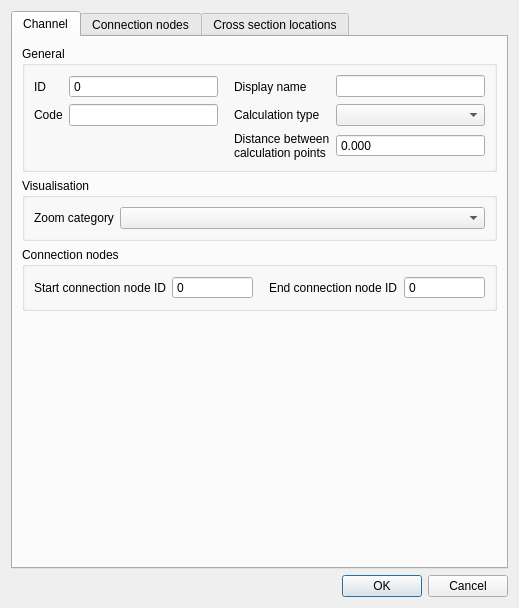
<?xml version="1.0" encoding="UTF-8"?>
<ui version="4.0">
 <class>Dialog</class>
 <widget class="QDialog" name="Dialog">
  <property name="geometry">
   <rect>
    <x>0</x>
    <y>0</y>
    <width>519</width>
    <height>608</height>
   </rect>
  </property>
  <property name="windowTitle">
   <string>Dialog</string>
  </property>
  <layout class="QGridLayout" name="gridLayout">
   <item row="1" column="0">
    <widget class="QDialogButtonBox" name="buttonBox">
     <property name="standardButtons">
      <set>QDialogButtonBox::Cancel|QDialogButtonBox::Ok</set>
     </property>
    </widget>
   </item>
   <item row="0" column="0">
    <widget class="QTabWidget" name="tabWidget">
     <property name="locale">
      <locale language="English" country="UnitedStates"/>
     </property>
     <property name="inputMethodHints">
      <set>Qt::ImhNone</set>
     </property>
     <property name="currentIndex">
      <number>0</number>
     </property>
     <widget class="QWidget" name="tab">
      <attribute name="title">
       <string>Channel</string>
      </attribute>
      <layout class="QGridLayout" name="gridLayout_18">
       <item row="3" column="0">
        <spacer name="verticalSpacer_3">
         <property name="orientation">
          <enum>Qt::Vertical</enum>
         </property>
         <property name="sizeHint" stdset="0">
          <size>
           <width>20</width>
           <height>40</height>
          </size>
         </property>
        </spacer>
       </item>
       <item row="1" column="0">
        <widget class="QGroupBox" name="grp_visualisation">
         <property name="locale">
          <locale language="English" country="UnitedStates"/>
         </property>
         <property name="inputMethodHints">
          <set>Qt::ImhNone</set>
         </property>
         <property name="title">
          <string>Visualisation</string>
         </property>
         <layout class="QGridLayout" name="gridLayout_5">
          <item row="0" column="1">
           <widget class="QComboBox" name="zoom_category">
            <property name="sizePolicy">
             <sizepolicy hsizetype="Expanding" vsizetype="Fixed">
              <horstretch>0</horstretch>
              <verstretch>0</verstretch>
             </sizepolicy>
            </property>
            <property name="locale">
             <locale language="English" country="UnitedStates"/>
            </property>
            <property name="inputMethodHints">
             <set>Qt::ImhNone</set>
            </property>
           </widget>
          </item>
          <item row="0" column="0">
           <widget class="QLabel" name="label_16">
            <property name="locale">
             <locale language="English" country="UnitedStates"/>
            </property>
            <property name="inputMethodHints">
             <set>Qt::ImhNone</set>
            </property>
            <property name="text">
             <string>Zoom category</string>
            </property>
            <property name="alignment">
             <set>Qt::AlignLeading|Qt::AlignLeft|Qt::AlignVCenter</set>
            </property>
            <property name="indent">
             <number>-1</number>
            </property>
           </widget>
          </item>
         </layout>
        </widget>
       </item>
       <item row="2" column="0">
        <widget class="QGroupBox" name="grp_conn_node">
         <property name="locale">
          <locale language="English" country="UnitedStates"/>
         </property>
         <property name="inputMethodHints">
          <set>Qt::ImhNone</set>
         </property>
         <property name="title">
          <string>Connection nodes</string>
         </property>
         <layout class="QGridLayout" name="gridLayout_6">
          <item row="0" column="1">
           <widget class="QSpinBox" name="connection_node_start_id">
            <property name="sizePolicy">
             <sizepolicy hsizetype="Expanding" vsizetype="Fixed">
              <horstretch>0</horstretch>
              <verstretch>0</verstretch>
             </sizepolicy>
            </property>
            <property name="locale">
             <locale language="English" country="UnitedStates"/>
            </property>
            <property name="inputMethodHints">
             <set>Qt::ImhNone</set>
            </property>
            <property name="readOnly">
             <bool>true</bool>
            </property>
            <property name="buttonSymbols">
             <enum>QAbstractSpinBox::NoButtons</enum>
            </property>
            <property name="maximum">
             <number>999999999</number>
            </property>
            <property name="clearValue" stdset="0">
             <bool>true</bool>
            </property>
            <property name="expressionsEnabled" stdset="0">
             <bool>false</bool>
            </property>
           </widget>
          </item>
          <item row="0" column="0">
           <widget class="QLabel" name="label_18">
            <property name="locale">
             <locale language="English" country="UnitedStates"/>
            </property>
            <property name="inputMethodHints">
             <set>Qt::ImhNone</set>
            </property>
            <property name="text">
             <string>Start connection node ID</string>
            </property>
            <property name="alignment">
             <set>Qt::AlignLeading|Qt::AlignLeft|Qt::AlignVCenter</set>
            </property>
           </widget>
          </item>
          <item row="0" column="3">
           <widget class="QSpinBox" name="connection_node_end_id">
            <property name="sizePolicy">
             <sizepolicy hsizetype="Expanding" vsizetype="Fixed">
              <horstretch>0</horstretch>
              <verstretch>0</verstretch>
             </sizepolicy>
            </property>
            <property name="locale">
             <locale language="English" country="UnitedStates"/>
            </property>
            <property name="inputMethodHints">
             <set>Qt::ImhNone</set>
            </property>
            <property name="readOnly">
             <bool>true</bool>
            </property>
            <property name="buttonSymbols">
             <enum>QAbstractSpinBox::NoButtons</enum>
            </property>
            <property name="maximum">
             <number>999999999</number>
            </property>
            <property name="clearValue" stdset="0">
             <bool>true</bool>
            </property>
            <property name="expressionsEnabled" stdset="0">
             <bool>false</bool>
            </property>
           </widget>
          </item>
          <item row="0" column="2">
           <widget class="QLabel" name="label_19">
            <property name="locale">
             <locale language="English" country="UnitedStates"/>
            </property>
            <property name="inputMethodHints">
             <set>Qt::ImhNone</set>
            </property>
            <property name="text">
             <string>End connection node ID</string>
            </property>
            <property name="alignment">
             <set>Qt::AlignLeading|Qt::AlignLeft|Qt::AlignVCenter</set>
            </property>
            <property name="indent">
             <number>10</number>
            </property>
           </widget>
          </item>
         </layout>
        </widget>
       </item>
       <item row="0" column="0">
        <widget class="QGroupBox" name="grp_general">
         <property name="locale">
          <locale language="English" country="UnitedStates"/>
         </property>
         <property name="inputMethodHints">
          <set>Qt::ImhNone</set>
         </property>
         <property name="title">
          <string>General</string>
         </property>
         <layout class="QGridLayout" name="gridLayout_2">
          <item row="0" column="4">
           <widget class="QLineEdit" name="display_name">
            <property name="sizePolicy">
             <sizepolicy hsizetype="Expanding" vsizetype="Fixed">
              <horstretch>0</horstretch>
              <verstretch>0</verstretch>
             </sizepolicy>
            </property>
            <property name="locale">
             <locale language="English" country="UnitedStates"/>
            </property>
            <property name="inputMethodHints">
             <set>Qt::ImhNone</set>
            </property>
            <property name="clearButtonEnabled">
             <bool>true</bool>
            </property>
           </widget>
          </item>
          <item row="0" column="0">
           <widget class="QLabel" name="label">
            <property name="locale">
             <locale language="English" country="UnitedStates"/>
            </property>
            <property name="inputMethodHints">
             <set>Qt::ImhNone</set>
            </property>
            <property name="text">
             <string>ID</string>
            </property>
            <property name="alignment">
             <set>Qt::AlignLeading|Qt::AlignLeft|Qt::AlignVCenter</set>
            </property>
           </widget>
          </item>
          <item row="3" column="0">
           <widget class="QLabel" name="label_3">
            <property name="locale">
             <locale language="English" country="UnitedStates"/>
            </property>
            <property name="inputMethodHints">
             <set>Qt::ImhNone</set>
            </property>
            <property name="text">
             <string>Code</string>
            </property>
            <property name="alignment">
             <set>Qt::AlignLeading|Qt::AlignLeft|Qt::AlignVCenter</set>
            </property>
           </widget>
          </item>
          <item row="3" column="3">
           <widget class="QLabel" name="label_4">
            <property name="locale">
             <locale language="English" country="UnitedStates"/>
            </property>
            <property name="inputMethodHints">
             <set>Qt::ImhNone</set>
            </property>
            <property name="text">
             <string>Calculation type</string>
            </property>
            <property name="alignment">
             <set>Qt::AlignLeading|Qt::AlignLeft|Qt::AlignVCenter</set>
            </property>
            <property name="indent">
             <number>10</number>
            </property>
           </widget>
          </item>
          <item row="3" column="4">
           <widget class="QComboBox" name="calculation_type">
            <property name="sizePolicy">
             <sizepolicy hsizetype="Expanding" vsizetype="Fixed">
              <horstretch>0</horstretch>
              <verstretch>0</verstretch>
             </sizepolicy>
            </property>
            <property name="locale">
             <locale language="English" country="UnitedStates"/>
            </property>
            <property name="inputMethodHints">
             <set>Qt::ImhNone</set>
            </property>
           </widget>
          </item>
          <item row="0" column="3">
           <widget class="QLabel" name="label_2">
            <property name="locale">
             <locale language="English" country="UnitedStates"/>
            </property>
            <property name="inputMethodHints">
             <set>Qt::ImhNone</set>
            </property>
            <property name="text">
             <string>Display name</string>
            </property>
            <property name="alignment">
             <set>Qt::AlignLeading|Qt::AlignLeft|Qt::AlignVCenter</set>
            </property>
            <property name="indent">
             <number>10</number>
            </property>
           </widget>
          </item>
          <item row="3" column="2">
           <widget class="QLineEdit" name="code">
            <property name="sizePolicy">
             <sizepolicy hsizetype="Expanding" vsizetype="Fixed">
              <horstretch>0</horstretch>
              <verstretch>0</verstretch>
             </sizepolicy>
            </property>
            <property name="locale">
             <locale language="English" country="UnitedStates"/>
            </property>
            <property name="inputMethodHints">
             <set>Qt::ImhNone</set>
            </property>
            <property name="clearButtonEnabled">
             <bool>true</bool>
            </property>
           </widget>
          </item>
          <item row="0" column="2">
           <widget class="QSpinBox" name="id">
            <property name="locale">
             <locale language="English" country="UnitedStates"/>
            </property>
            <property name="inputMethodHints">
             <set>Qt::ImhNone</set>
            </property>
            <property name="readOnly">
             <bool>true</bool>
            </property>
            <property name="buttonSymbols">
             <enum>QAbstractSpinBox::NoButtons</enum>
            </property>
            <property name="maximum">
             <number>99999999</number>
            </property>
            <property name="showClearButton" stdset="0">
             <bool>true</bool>
            </property>
            <property name="clearValue" stdset="0">
             <bool>true</bool>
            </property>
            <property name="expressionsEnabled" stdset="0">
             <bool>false</bool>
            </property>
           </widget>
          </item>
          <item row="4" column="3">
           <widget class="QLabel" name="label_51">
            <property name="text">
             <string>Distance between calculation points</string>
            </property>
            <property name="wordWrap">
             <bool>true</bool>
            </property>
            <property name="indent">
             <number>10</number>
            </property>
           </widget>
          </item>
          <item row="4" column="4">
           <widget class="QDoubleSpinBox" name="dist_calc_points">
            <property name="sizePolicy">
             <sizepolicy hsizetype="Expanding" vsizetype="Fixed">
              <horstretch>0</horstretch>
              <verstretch>0</verstretch>
             </sizepolicy>
            </property>
            <property name="locale">
             <locale language="English" country="UnitedStates"/>
            </property>
            <property name="inputMethodHints">
             <set>Qt::ImhNone</set>
            </property>
            <property name="buttonSymbols">
             <enum>QAbstractSpinBox::NoButtons</enum>
            </property>
            <property name="decimals">
             <number>3</number>
            </property>
            <property name="minimum">
             <double>-9999999999.000000000000000</double>
            </property>
            <property name="maximum">
             <double>9999999999.000000000000000</double>
            </property>
            <property name="showClearButton" stdset="0">
             <bool>true</bool>
            </property>
            <property name="clearValue" stdset="0">
             <bool>true</bool>
            </property>
            <property name="expressionsEnabled" stdset="0">
             <bool>true</bool>
            </property>
           </widget>
          </item>
         </layout>
        </widget>
       </item>
      </layout>
     </widget>
     <widget class="QWidget" name="tab_3">
      <attribute name="title">
       <string>Connection nodes</string>
      </attribute>
      <layout class="QGridLayout" name="gridLayout_20">
       <item row="2" column="0">
        <spacer name="verticalSpacer">
         <property name="orientation">
          <enum>Qt::Vertical</enum>
         </property>
         <property name="sizeHint" stdset="0">
          <size>
           <width>20</width>
           <height>40</height>
          </size>
         </property>
        </spacer>
       </item>
       <item row="0" column="0">
        <widget class="QGroupBox" name="grp_conn_node_1">
         <property name="enabled">
          <bool>true</bool>
         </property>
         <property name="title">
          <string>Starting connection node</string>
         </property>
         <layout class="QGridLayout" name="gridLayout_12">
          <item row="0" column="2">
           <widget class="QLabel" name="label_35">
            <property name="text">
             <string>Node initial water level</string>
            </property>
            <property name="alignment">
             <set>Qt::AlignLeading|Qt::AlignLeft|Qt::AlignVCenter</set>
            </property>
            <property name="indent">
             <number>10</number>
            </property>
           </widget>
          </item>
          <item row="0" column="0">
           <widget class="QLabel" name="label_36">
            <property name="text">
             <string>Connection node ID</string>
            </property>
            <property name="alignment">
             <set>Qt::AlignLeading|Qt::AlignLeft|Qt::AlignVCenter</set>
            </property>
           </widget>
          </item>
          <item row="1" column="0">
           <widget class="QLabel" name="label_37">
            <property name="text">
             <string>Node code</string>
            </property>
            <property name="alignment">
             <set>Qt::AlignLeading|Qt::AlignLeft|Qt::AlignVCenter</set>
            </property>
           </widget>
          </item>
          <item row="1" column="1">
           <widget class="QLineEdit" name="connection_node_1_code">
            <property name="sizePolicy">
             <sizepolicy hsizetype="Expanding" vsizetype="Fixed">
              <horstretch>0</horstretch>
              <verstretch>0</verstretch>
             </sizepolicy>
            </property>
            <property name="clearButtonEnabled">
             <bool>true</bool>
            </property>
           </widget>
          </item>
          <item row="1" column="2">
           <widget class="QLabel" name="label_38">
            <property name="text">
             <string>Node storage area</string>
            </property>
            <property name="alignment">
             <set>Qt::AlignLeading|Qt::AlignLeft|Qt::AlignVCenter</set>
            </property>
            <property name="indent">
             <number>10</number>
            </property>
           </widget>
          </item>
          <item row="0" column="1">
           <widget class="QSpinBox" name="connection_node_1_id">
            <property name="sizePolicy">
             <sizepolicy hsizetype="Expanding" vsizetype="Fixed">
              <horstretch>0</horstretch>
              <verstretch>0</verstretch>
             </sizepolicy>
            </property>
            <property name="readOnly">
             <bool>true</bool>
            </property>
            <property name="buttonSymbols">
             <enum>QAbstractSpinBox::NoButtons</enum>
            </property>
            <property name="maximum">
             <number>999999999</number>
            </property>
            <property name="clearValue" stdset="0">
             <bool>true</bool>
            </property>
            <property name="expressionsEnabled" stdset="0">
             <bool>false</bool>
            </property>
           </widget>
          </item>
          <item row="0" column="3">
           <widget class="QDoubleSpinBox" name="connection_node_1_initial_waterlevel">
            <property name="sizePolicy">
             <sizepolicy hsizetype="Expanding" vsizetype="Fixed">
              <horstretch>0</horstretch>
              <verstretch>0</verstretch>
             </sizepolicy>
            </property>
            <property name="buttonSymbols">
             <enum>QAbstractSpinBox::NoButtons</enum>
            </property>
            <property name="decimals">
             <number>3</number>
            </property>
            <property name="minimum">
             <double>-1000.000000000000000</double>
            </property>
            <property name="maximum">
             <double>1000000.000000000000000</double>
            </property>
            <property name="showClearButton" stdset="0">
             <bool>true</bool>
            </property>
            <property name="clearValue" stdset="0">
             <bool>true</bool>
            </property>
            <property name="expressionsEnabled" stdset="0">
             <bool>true</bool>
            </property>
           </widget>
          </item>
          <item row="1" column="3">
           <widget class="QDoubleSpinBox" name="connection_node_1_storage_area">
            <property name="sizePolicy">
             <sizepolicy hsizetype="Expanding" vsizetype="Fixed">
              <horstretch>0</horstretch>
              <verstretch>0</verstretch>
             </sizepolicy>
            </property>
            <property name="buttonSymbols">
             <enum>QAbstractSpinBox::NoButtons</enum>
            </property>
            <property name="decimals">
             <number>3</number>
            </property>
            <property name="maximum">
             <double>999999999.000000000000000</double>
            </property>
            <property name="clearValue" stdset="0">
             <bool>true</bool>
            </property>
           </widget>
          </item>
         </layout>
        </widget>
       </item>
       <item row="1" column="0">
        <widget class="QGroupBox" name="grp_conn_node_2">
         <property name="enabled">
          <bool>true</bool>
         </property>
         <property name="title">
          <string>Ending connection node</string>
         </property>
         <layout class="QGridLayout" name="gridLayout_17">
          <item row="0" column="2">
           <widget class="QLabel" name="label_52">
            <property name="text">
             <string>Node initial water level</string>
            </property>
            <property name="alignment">
             <set>Qt::AlignLeading|Qt::AlignLeft|Qt::AlignVCenter</set>
            </property>
            <property name="indent">
             <number>10</number>
            </property>
           </widget>
          </item>
          <item row="0" column="0">
           <widget class="QLabel" name="label_53">
            <property name="text">
             <string>Connection node ID</string>
            </property>
            <property name="alignment">
             <set>Qt::AlignLeading|Qt::AlignLeft|Qt::AlignVCenter</set>
            </property>
           </widget>
          </item>
          <item row="1" column="0">
           <widget class="QLabel" name="label_54">
            <property name="text">
             <string>Node code</string>
            </property>
            <property name="alignment">
             <set>Qt::AlignLeading|Qt::AlignLeft|Qt::AlignVCenter</set>
            </property>
           </widget>
          </item>
          <item row="1" column="1">
           <widget class="QLineEdit" name="connection_node_2_code">
            <property name="sizePolicy">
             <sizepolicy hsizetype="Expanding" vsizetype="Fixed">
              <horstretch>0</horstretch>
              <verstretch>0</verstretch>
             </sizepolicy>
            </property>
            <property name="clearButtonEnabled">
             <bool>true</bool>
            </property>
           </widget>
          </item>
          <item row="1" column="2">
           <widget class="QLabel" name="label_55">
            <property name="text">
             <string>Node storage area</string>
            </property>
            <property name="alignment">
             <set>Qt::AlignLeading|Qt::AlignLeft|Qt::AlignVCenter</set>
            </property>
            <property name="indent">
             <number>10</number>
            </property>
           </widget>
          </item>
          <item row="0" column="1">
           <widget class="QSpinBox" name="connection_node_2_id">
            <property name="sizePolicy">
             <sizepolicy hsizetype="Expanding" vsizetype="Fixed">
              <horstretch>0</horstretch>
              <verstretch>0</verstretch>
             </sizepolicy>
            </property>
            <property name="readOnly">
             <bool>true</bool>
            </property>
            <property name="buttonSymbols">
             <enum>QAbstractSpinBox::NoButtons</enum>
            </property>
            <property name="maximum">
             <number>999999999</number>
            </property>
            <property name="clearValue" stdset="0">
             <bool>true</bool>
            </property>
            <property name="expressionsEnabled" stdset="0">
             <bool>false</bool>
            </property>
           </widget>
          </item>
          <item row="0" column="3">
           <widget class="QDoubleSpinBox" name="connection_node_2_initial_waterlevel">
            <property name="sizePolicy">
             <sizepolicy hsizetype="Expanding" vsizetype="Fixed">
              <horstretch>0</horstretch>
              <verstretch>0</verstretch>
             </sizepolicy>
            </property>
            <property name="buttonSymbols">
             <enum>QAbstractSpinBox::NoButtons</enum>
            </property>
            <property name="decimals">
             <number>3</number>
            </property>
            <property name="minimum">
             <double>-1000.000000000000000</double>
            </property>
            <property name="maximum">
             <double>1000000.000000000000000</double>
            </property>
            <property name="showClearButton" stdset="0">
             <bool>true</bool>
            </property>
            <property name="clearValue" stdset="0">
             <bool>true</bool>
            </property>
            <property name="expressionsEnabled" stdset="0">
             <bool>true</bool>
            </property>
           </widget>
          </item>
          <item row="1" column="3">
           <widget class="QDoubleSpinBox" name="connection_node_2_storage_area">
            <property name="sizePolicy">
             <sizepolicy hsizetype="Expanding" vsizetype="Fixed">
              <horstretch>0</horstretch>
              <verstretch>0</verstretch>
             </sizepolicy>
            </property>
            <property name="buttonSymbols">
             <enum>QAbstractSpinBox::NoButtons</enum>
            </property>
            <property name="decimals">
             <number>3</number>
            </property>
            <property name="maximum">
             <double>999999999.000000000000000</double>
            </property>
            <property name="clearValue" stdset="0">
             <bool>true</bool>
            </property>
           </widget>
          </item>
         </layout>
        </widget>
       </item>
      </layout>
     </widget>
     <widget class="QWidget" name="tab_2">
      <attribute name="title">
       <string>Cross section locations</string>
      </attribute>
      <layout class="QGridLayout" name="gridLayout_19">
       <item row="4" column="0">
        <spacer name="verticalSpacer_2">
         <property name="orientation">
          <enum>Qt::Vertical</enum>
         </property>
         <property name="sizeHint" stdset="0">
          <size>
           <width>20</width>
           <height>40</height>
          </size>
         </property>
        </spacer>
       </item>
       <item row="0" column="0">
        <layout class="QGridLayout" name="gridLayout_7">
         <property name="bottomMargin">
          <number>0</number>
         </property>
         <item row="0" column="1">
          <widget class="QComboBox" name="channel_cross_sections"/>
         </item>
         <item row="0" column="0">
          <widget class="QLabel" name="label_12">
           <property name="text">
            <string>Channel cross section locations</string>
           </property>
          </widget>
         </item>
        </layout>
       </item>
       <item row="2" column="0">
        <widget class="QGroupBox" name="grp_general_cross_section">
         <property name="enabled">
          <bool>true</bool>
         </property>
         <property name="title">
          <string>General</string>
         </property>
         <layout class="QGridLayout" name="gridLayout_9">
          <item row="2" column="0">
           <widget class="QLabel" name="label_6">
            <property name="locale">
             <locale language="English" country="UnitedStates"/>
            </property>
            <property name="text">
             <string>Reference level</string>
            </property>
            <property name="alignment">
             <set>Qt::AlignLeading|Qt::AlignLeft|Qt::AlignVCenter</set>
            </property>
           </widget>
          </item>
          <item row="2" column="2">
           <widget class="QLabel" name="label_10">
            <property name="locale">
             <locale language="English" country="UnitedStates"/>
            </property>
            <property name="inputMethodHints">
             <set>Qt::ImhNone</set>
            </property>
            <property name="text">
             <string>Friction value</string>
            </property>
            <property name="alignment">
             <set>Qt::AlignLeading|Qt::AlignLeft|Qt::AlignVCenter</set>
            </property>
            <property name="indent">
             <number>10</number>
            </property>
           </widget>
          </item>
          <item row="2" column="3">
           <widget class="QDoubleSpinBox" name="cross_section_friction_value">
            <property name="sizePolicy">
             <sizepolicy hsizetype="Expanding" vsizetype="Fixed">
              <horstretch>0</horstretch>
              <verstretch>0</verstretch>
             </sizepolicy>
            </property>
            <property name="locale">
             <locale language="English" country="UnitedStates"/>
            </property>
            <property name="inputMethodHints">
             <set>Qt::ImhNone</set>
            </property>
            <property name="buttonSymbols">
             <enum>QAbstractSpinBox::NoButtons</enum>
            </property>
            <property name="decimals">
             <number>4</number>
            </property>
            <property name="maximum">
             <double>1000000.000000000000000</double>
            </property>
            <property name="showClearButton" stdset="0">
             <bool>true</bool>
            </property>
            <property name="clearValue" stdset="0">
             <bool>true</bool>
            </property>
            <property name="expressionsEnabled" stdset="0">
             <bool>true</bool>
            </property>
           </widget>
          </item>
          <item row="1" column="2">
           <widget class="QLabel" name="label_11">
            <property name="locale">
             <locale language="English" country="UnitedStates"/>
            </property>
            <property name="inputMethodHints">
             <set>Qt::ImhNone</set>
            </property>
            <property name="text">
             <string>Friction type</string>
            </property>
            <property name="alignment">
             <set>Qt::AlignLeading|Qt::AlignLeft|Qt::AlignVCenter</set>
            </property>
            <property name="indent">
             <number>10</number>
            </property>
           </widget>
          </item>
          <item row="1" column="3">
           <widget class="QComboBox" name="cross_section_friction_type">
            <property name="sizePolicy">
             <sizepolicy hsizetype="Expanding" vsizetype="Fixed">
              <horstretch>0</horstretch>
              <verstretch>0</verstretch>
             </sizepolicy>
            </property>
            <property name="locale">
             <locale language="English" country="UnitedStates"/>
            </property>
            <property name="inputMethodHints">
             <set>Qt::ImhNone</set>
            </property>
           </widget>
          </item>
          <item row="0" column="1">
           <widget class="QSpinBox" name="cross_section_id">
            <property name="readOnly">
             <bool>true</bool>
            </property>
            <property name="buttonSymbols">
             <enum>QAbstractSpinBox::NoButtons</enum>
            </property>
            <property name="maximum">
             <number>99999999</number>
            </property>
            <property name="showClearButton" stdset="0">
             <bool>true</bool>
            </property>
            <property name="clearValue" stdset="0">
             <bool>true</bool>
            </property>
            <property name="expressionsEnabled" stdset="0">
             <bool>false</bool>
            </property>
           </widget>
          </item>
          <item row="1" column="0">
           <widget class="QLabel" name="label_25">
            <property name="text">
             <string>Code</string>
            </property>
            <property name="alignment">
             <set>Qt::AlignLeading|Qt::AlignLeft|Qt::AlignVCenter</set>
            </property>
           </widget>
          </item>
          <item row="0" column="2">
           <widget class="QLabel" name="label_23">
            <property name="text">
             <string>Display name</string>
            </property>
            <property name="alignment">
             <set>Qt::AlignLeading|Qt::AlignLeft|Qt::AlignVCenter</set>
            </property>
            <property name="indent">
             <number>10</number>
            </property>
           </widget>
          </item>
          <item row="0" column="0">
           <widget class="QLabel" name="label_24">
            <property name="text">
             <string>ID</string>
            </property>
            <property name="alignment">
             <set>Qt::AlignLeading|Qt::AlignLeft|Qt::AlignVCenter</set>
            </property>
           </widget>
          </item>
          <item row="1" column="1">
           <widget class="QLineEdit" name="cross_section_code">
            <property name="sizePolicy">
             <sizepolicy hsizetype="Expanding" vsizetype="Fixed">
              <horstretch>0</horstretch>
              <verstretch>0</verstretch>
             </sizepolicy>
            </property>
            <property name="clearButtonEnabled">
             <bool>true</bool>
            </property>
           </widget>
          </item>
          <item row="2" column="1">
           <widget class="QDoubleSpinBox" name="cross_section_reference_level">
            <property name="sizePolicy">
             <sizepolicy hsizetype="Expanding" vsizetype="Fixed">
              <horstretch>0</horstretch>
              <verstretch>0</verstretch>
             </sizepolicy>
            </property>
            <property name="locale">
             <locale language="English" country="UnitedStates"/>
            </property>
            <property name="buttonSymbols">
             <enum>QAbstractSpinBox::NoButtons</enum>
            </property>
            <property name="decimals">
             <number>3</number>
            </property>
            <property name="maximum">
             <double>1000000.000000000000000</double>
            </property>
            <property name="showClearButton" stdset="0">
             <bool>true</bool>
            </property>
            <property name="clearValue" stdset="0">
             <bool>true</bool>
            </property>
            <property name="expressionsEnabled" stdset="0">
             <bool>true</bool>
            </property>
           </widget>
          </item>
          <item row="0" column="3">
           <widget class="QLineEdit" name="cross_section_display_name">
            <property name="sizePolicy">
             <sizepolicy hsizetype="Expanding" vsizetype="Fixed">
              <horstretch>0</horstretch>
              <verstretch>0</verstretch>
             </sizepolicy>
            </property>
            <property name="clearButtonEnabled">
             <bool>true</bool>
            </property>
           </widget>
          </item>
          <item row="3" column="0">
           <widget class="QLabel" name="label_9">
            <property name="locale">
             <locale language="English" country="UnitedStates"/>
            </property>
            <property name="text">
             <string>Bank level</string>
            </property>
            <property name="textFormat">
             <enum>Qt::PlainText</enum>
            </property>
            <property name="alignment">
             <set>Qt::AlignLeading|Qt::AlignLeft|Qt::AlignVCenter</set>
            </property>
            <property name="wordWrap">
             <bool>true</bool>
            </property>
            <property name="indent">
             <number>-1</number>
            </property>
           </widget>
          </item>
          <item row="3" column="1">
           <widget class="QDoubleSpinBox" name="cross_section_bank_level">
            <property name="sizePolicy">
             <sizepolicy hsizetype="Expanding" vsizetype="Fixed">
              <horstretch>0</horstretch>
              <verstretch>0</verstretch>
             </sizepolicy>
            </property>
            <property name="locale">
             <locale language="English" country="UnitedStates"/>
            </property>
            <property name="buttonSymbols">
             <enum>QAbstractSpinBox::NoButtons</enum>
            </property>
            <property name="decimals">
             <number>3</number>
            </property>
            <property name="maximum">
             <double>1000000.000000000000000</double>
            </property>
            <property name="showClearButton" stdset="0">
             <bool>true</bool>
            </property>
            <property name="clearValue" stdset="0">
             <bool>true</bool>
            </property>
            <property name="expressionsEnabled" stdset="0">
             <bool>true</bool>
            </property>
           </widget>
          </item>
         </layout>
        </widget>
       </item>
       <item row="3" column="0">
        <widget class="QGroupBox" name="grp_characteristics_def">
         <property name="locale">
          <locale language="English" country="UnitedStates"/>
         </property>
         <property name="inputMethodHints">
          <set>Qt::ImhNone</set>
         </property>
         <property name="title">
          <string>Cross section definition</string>
         </property>
         <layout class="QGridLayout" name="gridLayout_3">
          <item row="3" column="3">
           <widget class="QDoubleSpinBox" name="cross_section_height">
            <property name="sizePolicy">
             <sizepolicy hsizetype="Expanding" vsizetype="Fixed">
              <horstretch>0</horstretch>
              <verstretch>0</verstretch>
             </sizepolicy>
            </property>
            <property name="buttonSymbols">
             <enum>QAbstractSpinBox::NoButtons</enum>
            </property>
            <property name="decimals">
             <number>3</number>
            </property>
            <property name="maximum">
             <double>1000000.000000000000000</double>
            </property>
           </widget>
          </item>
          <item row="1" column="0">
           <widget class="QLabel" name="label_5">
            <property name="locale">
             <locale language="English" country="UnitedStates"/>
            </property>
            <property name="inputMethodHints">
             <set>Qt::ImhNone</set>
            </property>
            <property name="text">
             <string>Shape</string>
            </property>
            <property name="alignment">
             <set>Qt::AlignLeading|Qt::AlignLeft|Qt::AlignVCenter</set>
            </property>
           </widget>
          </item>
          <item row="4" column="1" colspan="3">
           <widget class="QPlainTextEdit" name="cross_section_table"/>
          </item>
          <item row="3" column="0">
           <widget class="QLabel" name="label_7">
            <property name="locale">
             <locale language="English" country="UnitedStates"/>
            </property>
            <property name="inputMethodHints">
             <set>Qt::ImhNone</set>
            </property>
            <property name="text">
             <string>Width</string>
            </property>
            <property name="alignment">
             <set>Qt::AlignLeading|Qt::AlignLeft|Qt::AlignVCenter</set>
            </property>
           </widget>
          </item>
          <item row="3" column="2">
           <widget class="QLabel" name="label_13">
            <property name="locale">
             <locale language="English" country="UnitedStates"/>
            </property>
            <property name="inputMethodHints">
             <set>Qt::ImhNone</set>
            </property>
            <property name="text">
             <string>Height</string>
            </property>
            <property name="alignment">
             <set>Qt::AlignLeading|Qt::AlignLeft|Qt::AlignVCenter</set>
            </property>
            <property name="indent">
             <number>10</number>
            </property>
           </widget>
          </item>
          <item row="4" column="0">
           <widget class="QLabel" name="label_8">
            <property name="text">
             <string>Table</string>
            </property>
           </widget>
          </item>
          <item row="3" column="1">
           <widget class="QDoubleSpinBox" name="cross_section_width">
            <property name="sizePolicy">
             <sizepolicy hsizetype="MinimumExpanding" vsizetype="Fixed">
              <horstretch>0</horstretch>
              <verstretch>0</verstretch>
             </sizepolicy>
            </property>
            <property name="buttonSymbols">
             <enum>QAbstractSpinBox::NoButtons</enum>
            </property>
            <property name="decimals">
             <number>3</number>
            </property>
            <property name="maximum">
             <double>1000000.000000000000000</double>
            </property>
           </widget>
          </item>
          <item row="1" column="1" colspan="3">
           <widget class="QComboBox" name="cross_section_shape">
            <property name="sizePolicy">
             <sizepolicy hsizetype="MinimumExpanding" vsizetype="Fixed">
              <horstretch>0</horstretch>
              <verstretch>0</verstretch>
             </sizepolicy>
            </property>
            <property name="locale">
             <locale language="English" country="UnitedStates"/>
            </property>
            <property name="inputMethodHints">
             <set>Qt::ImhNone</set>
            </property>
            <property name="editable">
             <bool>false</bool>
            </property>
           </widget>
          </item>
         </layout>
        </widget>
       </item>
      </layout>
     </widget>
    </widget>
   </item>
  </layout>
 </widget>
 <tabstops>
  <tabstop>tabWidget</tabstop>
  <tabstop>id</tabstop>
  <tabstop>code</tabstop>
  <tabstop>display_name</tabstop>
  <tabstop>calculation_type</tabstop>
  <tabstop>dist_calc_points</tabstop>
  <tabstop>zoom_category</tabstop>
  <tabstop>connection_node_start_id</tabstop>
  <tabstop>connection_node_end_id</tabstop>
 </tabstops>
 <resources/>
 <connections/>
</ui>
